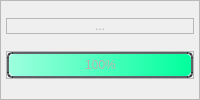
     <widget class="QFrame" name="bottom_frame">
      <property name="sizePolicy">
       <sizepolicy hsizetype="Preferred" vsizetype="Maximum">
        <horstretch>0</horstretch>
        <verstretch>0</verstretch>
       </sizepolicy>
      </property>
      <property name="frameShape">
       <enum>QFrame::StyledPanel</enum>
      </property>
      <property name="frameShadow">
       <enum>QFrame::Raised</enum>
      </property>
      <layout class="QVBoxLayout" name="verticalLayout_2">
       <property name="spacing">
        <number>0</number>
       </property>
       <property name="leftMargin">
        <number>5</number>
       </property>
       <property name="topMargin">
        <number>0</number>
       </property>
       <property name="rightMargin">
        <number>5</number>
       </property>
       <property name="bottomMargin">
        <number>2</number>
       </property>
       <item>
        <widget class="QFrame" name="frame_4">
         <property name="sizePolicy">
          <sizepolicy hsizetype="Preferred" vsizetype="Maximum">
           <horstretch>0</horstretch>
           <verstretch>0</verstretch>
          </sizepolicy>
         </property>
         <property name="frameShape">
          <enum>QFrame::StyledPanel</enum>
         </property>
         <property name="frameShadow">
          <enum>QFrame::Raised</enum>
         </property>
         <layout class="QVBoxLayout" name="verticalLayout_4">
          <property name="spacing">
           <number>0</number>
          </property>
          <property name="leftMargin">
           <number>0</number>
          </property>
          <property name="topMargin">
           <number>0</number>
          </property>
          <property name="rightMargin">
           <number>0</number>
          </property>
          <property name="bottomMargin">
           <number>0</number>
          </property>
          <item>
           <widget class="QLabel" name="label">
            <property name="enabled">
             <bool>true</bool>
            </property>
            <property name="sizePolicy">
             <sizepolicy hsizetype="Preferred" vsizetype="Maximum">
              <horstretch>0</horstretch>
              <verstretch>0</verstretch>
             </sizepolicy>
            </property>
            <property name="font">
             <font>
              <family>Arial</family>
             </font>
            </property>
            <property name="styleSheet">
             <string notr="true">QLabel {
	color: rgb(180,180,180);
}
</string>
            </property>
            <property name="text">
             <string>...</string>
            </property>
            <property name="alignment">
             <set>Qt::AlignCenter</set>
            </property>
           </widget>
          </item>
         </layout>
        </widget>
       </item>
       <item>
        <widget class="QFrame" name="frame_5">
         <property name="sizePolicy">
          <sizepolicy hsizetype="Preferred" vsizetype="Maximum">
           <horstretch>0</horstretch>
           <verstretch>0</verstretch>
          </sizepolicy>
         </property>
         <property name="frameShape">
          <enum>QFrame::StyledPanel</enum>
         </property>
         <property name="frameShadow">
          <enum>QFrame::Raised</enum>
         </property>
         <layout class="QVBoxLayout" name="verticalLayout_3">
          <property name="spacing">
           <number>0</number>
          </property>
          <property name="leftMargin">
           <number>0</number>
          </property>
          <property name="topMargin">
           <number>0</number>
          </property>
          <property name="rightMargin">
           <number>0</number>
          </property>
          <property name="bottomMargin">
           <number>0</number>
          </property>
          <item>
           <widget class="QProgressBar" name="progressBar">
            <property name="enabled">
             <bool>true</bool>
            </property>
            <property name="sizePolicy">
             <sizepolicy hsizetype="Expanding" vsizetype="Maximum">
              <horstretch>0</horstretch>
              <verstretch>0</verstretch>
             </sizepolicy>
            </property>
            <property name="font">
             <font>
              <family>Arial</family>
             </font>
            </property>
            <property name="styleSheet">
             <string notr="true">QProgressBar {
	border: 2px solid rgba(33,37,43,180);
	border-radius: 5px;
	color: rgb(180,180,180);
	text-align: center;
}

QProgressBar::chunk {
	background-color: qlineargradient(spread:pad, x1:0, y1:0.5, x2:1, y2:0.5, stop:0 rgba(158, 255, 223, 255), stop:1 rgba(0, 255, 157, 255));
	border-radius: 5px;
	color: rgb(180,180,180);
}


</string>
            </property>
            <property name="value">
             <number>100</number>
            </property>
            <property name="alignment">
             <set>Qt::AlignCenter</set>
            </property>
           </widget>
          </item>
         </layout>
        </widget>
       </item>
      </layout>
     </widget>
